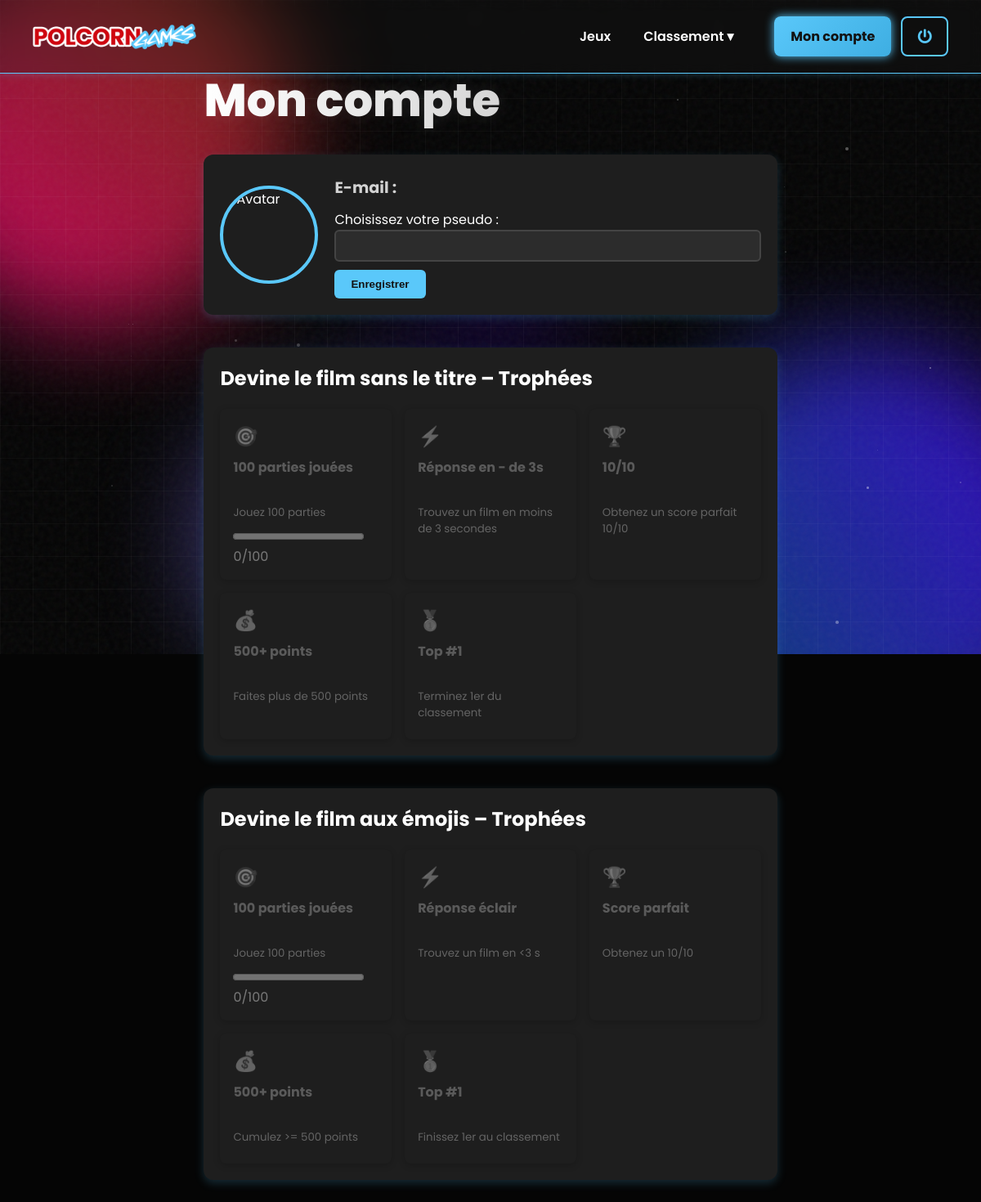
The app's page /public_html/mon_compte.php (signed in) with its own data.
### tables this page shows
CREATE TABLE `achievements` (
  `id` int(11) NOT NULL,
  `code` varchar(50) NOT NULL,
  `game_scope` varchar(50) NOT NULL,
  `name` varchar(100) NOT NULL,
  `description` text NOT NULL,
  `icon` varchar(255) NOT NULL DEFAULT '',
  `threshold_type` enum('count','boolean') NOT NULL DEFAULT 'boolean',
  `threshold_value` int(11) DEFAULT NULL,
  `created_at` datetime NOT NULL DEFAULT current_timestamp()
);

### public_html/mon_compte.php (the view, shortened to what this page needs)
<?php
$user = array_merge(
  ['id'=>null,'email'=>'','name'=>'','picture'=>'','pseudo'=>null],
  $_SESSION['user']
);
$db = new PDO(
    'mysql:host=localhost;dbname=u714302964_polcorn_db;charset=utf8',
    'u714302964_reda','Inzoumouda123*',
    [PDO::ATTR_ERRMODE=>PDO::ERRMODE_EXCEPTION]
);
$allAchStmt = $db->query("SELECT * FROM achievements");
$allAch = $allAchStmt->fetchAll(PDO::FETCH_ASSOC);
$progress = [];
foreach($allAch as $a){
  if($a['threshold_type'] !== 'count') continue;
  $cntStmt = $db->prepare("\n    SELECT COUNT(*) FROM user_game_sessions\n    WHERE user_id=:uid AND game_scope=:scope\n  ");
  $cntStmt->execute(['uid'=>$user['id'],'scope'=>$a['game_scope']]);
  $count = (int)$cntStmt->fetchColumn();
  $progress[$a['game_scope']][$a['id']] = [
    'done'  => $count,
    'total' => $a['threshold_value']
  ];
}
$unlockedByScope = [];
$scopeLabels = [
  'devine_affiche' => 'Devine le film sans le titre',
  'devine_emoji'   => 'Devine le film aux émojis'
];
?>
<!DOCTYPE html>
<html lang="fr">
<head>
  <link rel="stylesheet" href="/css/account.css">
  <link rel="stylesheet" href="/css/background.css">
    <link rel="stylesheet" href="https://cdnjs.cloudflare.com/ajax/libs/font-awesome/5.15.4/css/all.min.css">
</head>
<body>
    <div class="gradient-background">
    <div class="gradient-sphere sphere-1"></div>
    <div class="gradient-sphere sphere-2"></div>
    <div class="glow"></div>
    <div class="grid-overlay"></div>
    <div class="noise-overlay"></div>
    <div class="particles-container" id="particles-container"></div>
  </div>
  <div class="site-content">
    <?php include __DIR__ . '/header.php'; ?>
    <main class="account-container">
      <h1>Mon compte</h1>
      <div class="profile">
        <?php
          $avatar = $user['picture'] ?: '/images/default-avatar.png';
        ?>
        <img src="<?= htmlspecialchars($avatar) ?>" alt="Avatar" class="avatar">
        <div class="info">
          <p><strong>E-mail :</strong> <?= htmlspecialchars($user['email']) ?></p>
          <?php if(!$user['pseudo']): ?>
            <form method="POST">
              <label for="pseudo">Choisissez votre pseudo :</label>
              <input type="text" name="pseudo" id="pseudo" required>
              <button type="submit">Enregistrer</button>
            </form>
          <?php else: ?>
            <p><strong>Pseudo :</strong> <?= htmlspecialchars($user['pseudo']) ?></p>
          <?php endif; ?>
        </div>
      </div>
      <?php foreach($scopeLabels as $scope=>$label): ?>
      <section class="achievements">
        <h2><?= $label ?> – Trophées</h2>
        <ul class="achievements-list">
          <?php
            $scopeAch = array_filter($allAch, fn($a) => $a['game_scope']==$scope);
            $unlockedIds = array_column($unlockedByScope[$scope] ?? [], 'id');
            foreach($scopeAch as $a):
              $isUnlocked = in_array($a['id'], $unlockedIds, true);
              $cls = $isUnlocked ? 'unlocked' : 'locked';
          ?>
          <li class="<?= $cls ?>">
            <span class="icon"><?= htmlspecialchars($a['icon']) ?></span>
            <strong><?= htmlspecialchars($a['name']) ?></strong><br>
            <small><?= htmlspecialchars($a['description']) ?></small>
            <?php if($a['threshold_type']==='count'): ?>
              <?php
                $done  = $progress[$scope][$a['id']]['done'] ?? 0;
                $total = $progress[$scope][$a['id']]['total'];
              ?>
              <div class="progress-wrapper">
                <progress value="<?= $done ?>" max="<?= $total ?>"></progress>
                <span><?= $done ?>/<?= $total ?></span>
              </div>
            <?php endif; ?>
          </li>
          <?php endforeach; ?>
        </ul>
      </section>
      <?php endforeach; ?>
    </main>
  </div>
</body>
</html>

### public_html/header.php (shortened to what this page needs)
<header class="header hidden-header">
  <div class="logo">
    <a href="/">
      <img src="/images/polcorn-game.png" alt="POLCORN" class="logo-img">
    </a>
  </div>
  <nav class="nav">
    <ul class="nav-links">
      <li><a href="/mes-jeux.php">Jeux</a></li>
      <li class="dropdown">
        <a href="#" class="dropdown-toggle">Classement ▾</a>
      </li>
    </ul>
    <div class="auth-links">
      <?php if(!empty($_SESSION['user'])): ?>
        <a href="/mon_compte.php" class="btn btn--primary">Mon compte</a>
        <a href="/auth/logout.php" class="btn btn--secondary">
        </a>
      <?php else: ?>
        <button id="auth-btn" class="btn btn--primary">Connexion / Inscription</button>
      <?php endif; ?>
    </div>
  </nav>
</header>

### public_html/css/account.css (style rules this page uses)
body { font-family: 'Poppins', sans-serif; background: #121212; color: #e1e1e1; }
.account-container { max-width: 800px; margin: 60px auto; padding: 20px; }
.profile { display: flex; flex-wrap: wrap; background: #1e1e1e; padding: 20px; border-radius: 12px; box-shadow: 0 4px 12px rgba(90,200,250,0.2); gap: 20px; align-items: center; }
.avatar { width: 120px; height: 120px; border-radius: 50%; object-fit: cover; border: 4px solid #5ac8fa; }
.info { flex: 1; }
.info p { margin: 8px 0; line-height: 1.4; }
.info form { margin-top: 12px; }
.info input[type="text"] { width: 100%; padding: 10px; border: 2px solid #444; border-radius: 6px; background: #2c2c2c; color: #e1e1e1; margin-bottom: 10px; }
.info button { padding: 10px 20px; background: #5ac8fa; color: #121212; border: none; border-radius: 6px; cursor: pointer; font-weight: 600; transition: background 0.3s; }
.achievements { margin-top: 40px; background: #1e1e1e; padding: 20px; border-radius: 12px; box-shadow: 0 4px 12px rgba(90,200,250,0.2); }
.achievements h2 { margin-bottom: 20px; font-size: 1.5rem; }
.achievements ul { list-style: none; padding: 0; display: grid; grid-template-columns: repeat(auto-fit, minmax(200px, 1fr)); gap: 16px; }
.achievements li { background: #2c2c2c; padding: 16px; border-radius: 8px; box-shadow: 0 2px 8px rgba(0,0,0,0.5); }
.achievements li strong { display: block; margin-bottom: 8px; color: #5ac8fa; }
.achievements li small { display: block; margin-bottom: 6px; color: #ccc; }
.achievements-list { list-style: none; padding: 0; display: grid; grid-template-columns: repeat(auto-fill,minmax(200px,1fr)); gap: 1rem; }
.achievements-list li { background: #1e1e1e; padding: 1rem; border-radius: 8px; display: flex; flex-direction: column; align-items: start; transition: filter 0.3s, opacity 0.3s; }
.achievements-list li .icon { font-size: 1.5rem; margin-bottom: 0.5rem; }
.achievements-list li.locked { opacity: 0.4; filter: grayscale(100%); }

### public_html/css/background.css (style rules this page uses)
* { margin: 0; padding: 0; box-sizing: border-box; }
body { background-color: #050505; color: white; display: flex; align-items: center; justify-content: center; }
h1 { font-size: 3.5rem; font-weight: 800; margin-bottom: 1.5rem; background: linear-gradient(to right, #fff, #acacac); -webkit-background-clip: text; -webkit-text-fill-color: transparent; text-shadow: 0 0 20px rgba(255,255,255,0.1); }
p { font-size: 1.2rem; line-height: 1.6; color: rgba(255,255,255,0.8); margin-bottom: 2rem; }
.gradient-background { position: fixed; top: 0; left: 0; width: 100vw; height: 100vh; z-index: 0; overflow: hidden; pointer-events: none; }
.site-content { position: relative; z-index: 1; }
.gradient-sphere { position: absolute; border-radius: 50%; filter: blur(60px); }
.sphere-1 { width: 40vw; height: 40vw; background: linear-gradient(40deg, rgba(255,0,128,0.8), rgba(255,102,0,0.4)); top: -10%; left: -10%; animation: float-1 15s ease-in-out infinite alternate; }
.sphere-2 { width: 45vw; height: 45vw; background: linear-gradient(240deg, rgba(72,0,255,0.8), rgba(0,183,255,0.4)); bottom: -20%; right: -10%; animation: float-2 18s ease-in-out infinite alternate; }
.grid-overlay { position: absolute; top: 0; left: 0; width: 100%; height: 100%; background-size: 40px 40px; background-image: linear-gradient(to right, rgba(255,255,255,0.03) 1px, transparent 1px), linear-gradient(to bottom,rgba(255,255,255,0.03) 1px, transparent 1px); z-index: 2; }
.glow { position: absolute; top: 50%; left: 50%; width: 40vw; height: 40vh; transform: translate(-50%,-50%); background: radial-gradient(circle, rgba(72,0,255,0.15), transparent 70%); filter: blur(30px); animation: pulse 8s infinite alternate; z-index: 2; }
.noise-overlay { position: absolute; top:0; left:0; width:100%; height:100%; z-index:5; opacity:0.05; }
.particles-container { position:absolute; top:0; left:0; width:100%; height:100%; pointer-events:none; z-index:3; }

### public_html/mon_compte.php (style rules this page uses)
header { position: fixed; top: 0; left: 0; width: 100%; z-index: 1000; background: rgba(18,18,18,0.7); backdrop-filter: blur(8px); display: flex; justify-content: space-between; align-items: center; padding: 10px 20px; }

### records on screen
achievements: icon "🎯", name "100 parties jouées", description "Jouez 100 parties", id "0", id "100"
achievements: icon "⚡", name "Réponse en - de 3s", description "Trouvez un film en moins de 3 secondes"
achievements: icon "🏆", name "10/10", description "Obtenez un score parfait 10/10"
achievements: icon "💰", name "500+ points", description "Faites plus de 500 points"
achievements: icon "🥇", name "Top #1", description "Terminez 1er du classement"
achievements: icon "🎯", name "100 parties jouées", description "Jouez 100 parties", id "0", id "100"
achievements: icon "⚡", name "Réponse éclair", description "Trouvez un film en <3 s"
achievements: icon "🏆", name "Score parfait", description "Obtenez un 10/10"
achievements: icon "💰", name "500+ points", description "Cumulez >= 500 points"
achievements: icon "🥇", name "Top #1", description "Finissez 1er au classement"

### other values on screen
$label "Devine le film sans le titre"
$label "Devine le film aux émojis"
